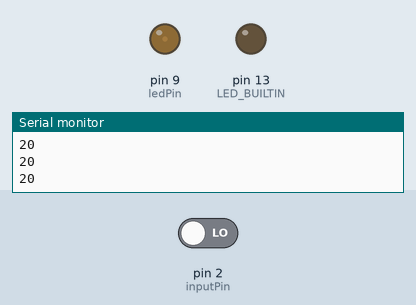
Bench run of a sketch on a simulated Arduino Uno, built with avr-gcc and run on an emulated ATmega328P. Parts: output pins drawn as LEDs (lit = HIGH), the last lines printed to the serial monitor. The inputs (shaded band) are chosen by the test bench; at power-on: pin 2 (inputPin) LOW.

Above: at 1.2 s.
1.3 s: pin 2 (inputPin) driven HIGH
At 1.46 s:
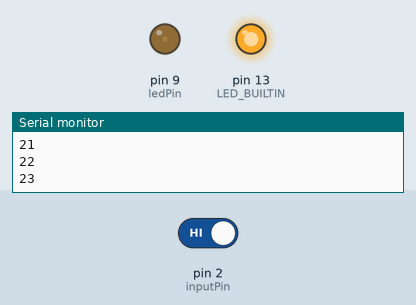
4.3 s: pin 2 (inputPin) driven LOW
At 4.47 s:
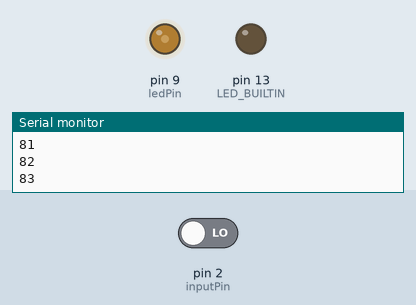
7.3 s: pin 2 (inputPin) driven HIGH
At 7.48 s:
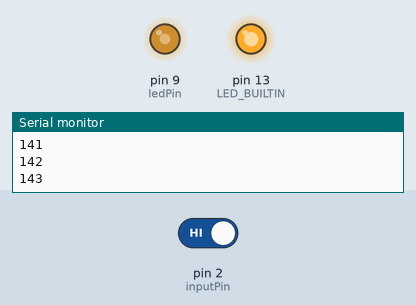
10.3 s: pin 2 (inputPin) driven LOW
At 10.49 s:
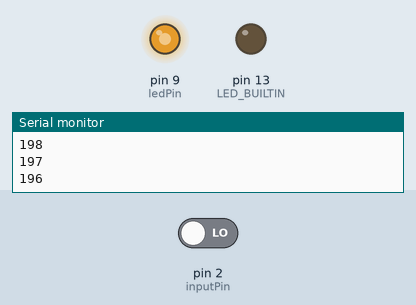
Timing chart, 0 to 14.3 s (numbered marks = the images above; inputs shaded):
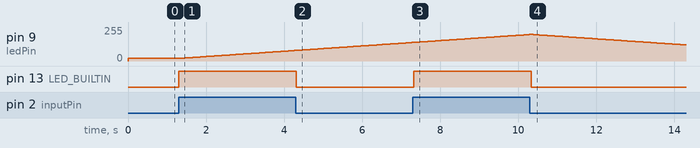

The sketch:

PIR_triggerLight.ino
```cpp
/*
   PIR sensor tester
*/
#define ledPin 9    // LED connected to digital pin 9


int minimumBrightness = 20;
int maximumBrightness = 200; // do not use more than 255
int fadeAmount = 1;    // how many points to fade the LED by


int inputPin = 2;               // choose the input pin (for PIR sensor)
int pirState = LOW;             // we start, assuming no motion detected
int val = 0;                    // variable for reading the pin status

int brightness = minimumBrightness;    // how bright the LED is
boolean rampUp = false;

void setup() {
  pinMode(ledPin, OUTPUT);      // declare LED as output
  pinMode(inputPin, INPUT);     // declare sensor as input
pinMode(LED_BUILTIN, OUTPUT);
  Serial.begin(9600);
}

void loop() {
  val = digitalRead(inputPin);  // read input value
  // set the brightness of pin 9:


  if (brightness < maximumBrightness && rampUp) {
    brightness = brightness + fadeAmount;
  }

  if (brightness >= maximumBrightness && val == LOW) {
    rampUp = false;

  }

  if (brightness > minimumBrightness && !rampUp) {

    brightness = brightness - fadeAmount;
  }

  brightness = constrain(brightness, 0, 255);
  Serial.println(brightness);
  analogWrite(ledPin, brightness);

  if (val == HIGH) {            // check if the input is HIGH
    digitalWrite(LED_BUILTIN, HIGH);  // turn LED ON
    // change the brightness for next time through the loop:

    if (pirState == LOW) {
      // we have just turned on
      Serial.println("Motion detected!");
      rampUp = true;
      // We only want to print on the output change, not state
      pirState = HIGH;
    }
  } else {
    digitalWrite(LED_BUILTIN, LOW); // turn LED OFF

    if (pirState == HIGH) {
      // we have just turned of
      Serial.println("Motion ended!");
      // We only want to print on the output change, not state
      pirState = LOW;
    }
  }
// change delay time to slow down or speed up the fade in/out of the light
  delay(50);
}
```

Measured:
- after the input at 1.3 s, pin 9 (ledPin): moves from 20/255 to 79/255 over 2.9 s, starting after 0.05 s; pin 13 (LED_BUILTIN): LOW → HIGH at once
- after the input at 4.3 s, pin 13 (LED_BUILTIN): HIGH → LOW at once
- after the input at 7.3 s, pin 13 (LED_BUILTIN): LOW → HIGH at once
- after the input at 10.3 s, pin 13 (LED_BUILTIN): HIGH → LOW at once
